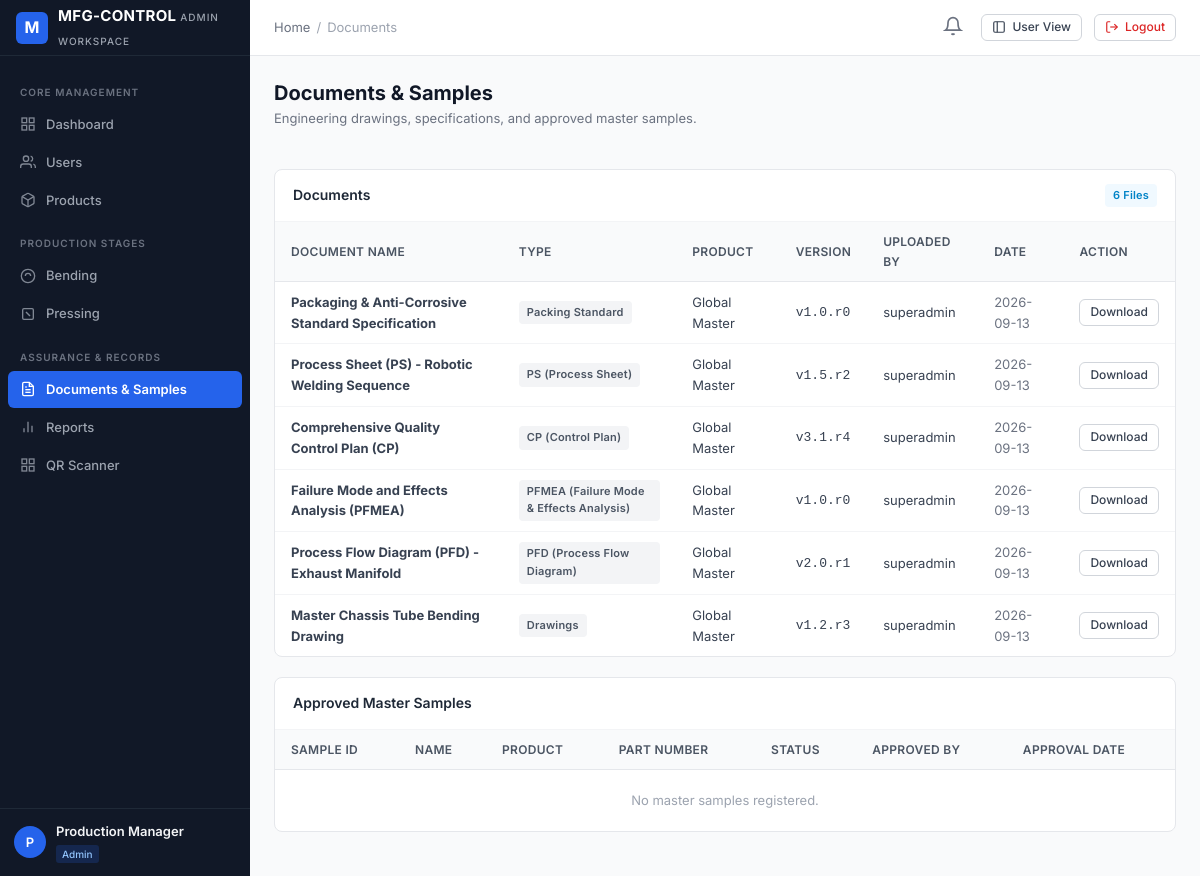
Screenshot of /admin-panel/documents/ (signed in) with the database file from the repository.
### apps/accounts/models.py (models this page shows, shortened)
class User(AbstractUser):
    email = models.EmailField(_('email address'), unique=True, db_index=True)
    full_name = models.CharField(_('full name'), max_length=150, blank=True)
    employee_id = models.CharField(_('employee ID'), max_length=50, unique=True, db_index=True)
    phone = models.CharField(_('phone number'), max_length=25, blank=True)
    role = models.CharField(_('role'), max_length=50, choices=UserRole.choices, default=UserRole.USER, db_index=True)
    status = models.CharField(_('status'), max_length=20, choices=UserStatus.choices, default=UserStatus.ACTIVE, db_index=True)
    department = models.CharField(_('department'), max_length=100, blank=True)
    designation = models.CharField(_('designation'), max_length=100, blank=True)
    profile_image = models.ImageField(upload_to='profiles/', blank=True, null=True)
    assigned_admin = models.ForeignKey(
        'self',
        on_delete=models.SET_NULL,
        null=True,
        blank=True,
        related_name='assigned_users',
        help_text=_('Admin managing this user')
    )
    production_stage = models.CharField(
        _('production stage'),
        max_length=50,
        blank=True,
        help_text=_('Current assigned primary production stage, e.g. BENDING, PRESSING')
    )
    production_line = models.CharField(_('production line'), max_length=50, blank=True)
    shift = models.CharField(_('shift'), max_length=50, blank=True)
    notes = models.TextField(_('notes'), blank=True)
    created_at = models.DateTimeField(auto_now_add=True)
    updated_at = models.DateTimeField(auto_now=True)
    objects = CustomUserManager()
    USERNAME_FIELD = 'email'
    REQUIRED_FIELDS = ['username', 'employee_id']
    class Meta:
        verbose_name = _('User')
        verbose_name_plural = _('Users')
        ordering = ['-created_at']
    @property
    def is_super_admin(self):
        return self.role == UserRole.SUPER_ADMIN or self.is_superuser
    @property
    def is_admin_user(self):
        return self.role in [UserRole.SUPER_ADMIN, UserRole.ADMIN]
    @property
    def is_operator(self):
        return not self.is_admin_user

### apps/documents/models.py (models this page shows, shortened)
class Document(models.Model):
    name = models.CharField(max_length=200)
    document_type = models.CharField(max_length=50, choices=DocumentCategory.choices, db_index=True)
    product = models.ForeignKey(
        'products.Product',
        on_delete=models.SET_NULL,
        null=True,
        blank=True,
        related_name='documents'
    )
    part_number = models.CharField(max_length=100, blank=True)
    version = models.CharField(max_length=20, default='1.0')
    revision = models.PositiveIntegerField(default=0)
    file = models.FileField(upload_to='documents/')
    status = models.CharField(max_length=20, choices=DocumentStatus.choices, default=DocumentStatus.ACTIVE)
    uploaded_by = models.ForeignKey(settings.AUTH_USER_MODEL, on_delete=models.SET_NULL, null=True, blank=True)
    uploaded_date = models.DateTimeField(auto_now_add=True)
    description = models.TextField(blank=True)
    class Meta:
        ordering = ['-uploaded_date']

### admin_panel/views.py (the view)
# urls.py: path('documents/', views.documents_view, name='documents_view'),
@admin_required
@permission_required_custom('documents', 'view')
def documents_view(request):
    docs = Document.objects.select_related('product', 'uploaded_by').order_by('-uploaded_date')
    samples = ApprovedSample.objects.select_related('product', 'approved_by').order_by('-created_at')
    can_upload = has_permission(request.user, 'documents', 'create')
    return render(request, 'admin_panel/documents.html', {
        'documents': docs,
        'samples': samples,
        'can_upload': can_upload,
    })

### apps/notifications/context_processors.py (called while the page is built)
def notifications_processor(request):
    if not request.user.is_authenticated:
        return {'unread_notifications_count': 0, 'recent_notifications': []}
    unread_count = Notification.objects.filter(recipient=request.user, is_read=False).count()
    recent = Notification.objects.filter(recipient=request.user)[:5]
    return {
        'unread_notifications_count': unread_count,
        'recent_notifications': recent,
    }

### apps/permissions/context_processors.py (called while the page is built, shortened)
def permissions_processor(request):
    modules = get_user_modules(request.user)
    def can_access_fn(module, action='view'):
        return has_permission(request.user, module, action)
    return {
        'user_modules': modules,
        'user_is_super_admin': request.user.is_super_admin,
        'user_is_admin': request.user.is_admin_user,
        'user_is_operator': request.user.is_operator,
        'can_access': can_access_fn,
    }

### apps/permissions/services.py (called while the page is built, shortened)
def get_user_modules(user):
    if not user or not user.is_authenticated:
        return {}
    all_modules = [m[0] for m in MODULE_CHOICES]
    if user.is_super_admin:
        return {m: ['view', 'create', 'edit', 'delete', 'approve', 'export'] for m in all_modules}
    perms = ModulePermission.objects.filter(user=user)
    result = {}
    for p in perms:
        actions = []
        if p.can_view: actions.append('view')
        if p.can_create: actions.append('create')
        if p.can_edit: actions.append('edit')
        if p.can_delete: actions.append('delete')
        if p.can_approve: actions.append('approve')
        if p.can_export: actions.append('export')
        if actions:
            result[p.module] = actions
    return result

### admin_panel/templates/admin_panel/documents.html (shortened to what this page needs)
{% extends "admin_panel/base_admin.html" %}
{% block breadcrumb_active %}Documents{% endblock %}
{% block content %}
<div style="display: flex; justify-content: space-between; align-items: center; margin-bottom: 20px;">
    <div>
        <h1 class="page-title">Documents & Samples</h1>
        <p class="page-subtitle">Engineering drawings, specifications, and approved master samples.</p>
    </div>
</div>
<div class="card" style="margin-bottom: 20px;">
    <div class="card-header">
        <h3 class="card-title">Documents</h3>
        <span class="badge badge-info">{{ documents.count }} Files</span>
    </div>
    <div class="table-responsive">
        <table class="table-custom">
            <thead>
                <tr>
                    <th>Document Name</th>
                    <th>Type</th>
                    <th>Product</th>
                    <th>Version</th>
                    <th>Uploaded By</th>
                    <th>Date</th>
                    <th>Action</th>
                </tr>
            </thead>
            <tbody>
                {% for doc in documents %}
                <tr>
                    <td><strong>{{ doc.name }}</strong></td>
                    <td><span class="badge badge-secondary">{{ doc.get_document_type_display }}</span></td>
                    <td>{{ doc.product.product_id|default:"Global Master" }}</td>
                    <td><code>v{{ doc.version }}.r{{ doc.revision }}</code></td>
                    <td>{{ doc.uploaded_by.username|default:"-" }}</td>
                    <td style="color: #6b7280;">{{ doc.uploaded_date|date:"Y-m-d" }}</td>
                    <td>
                        {% if doc.file %}
                        <a href="{{ doc.file.url }}" target="_blank" class="btn btn-secondary btn-sm">Download</a>
                        {% else %}
                        <span style="font-size: 11px; color: #9ca3af;">No file</span>
                        {% endif %}
                    </td>
                </tr>
                {% empty %}
                <tr>
                    <td colspan="7" style="text-align: center; color: #9ca3af; padding: 24px;">No documents uploaded yet.</td>
                </tr>
                {% endfor %}
            </tbody>
        </table>
    </div>
</div>
<div class="card">
    <div class="card-header">
        <h3 class="card-title">Approved Master Samples</h3>
    </div>
    <div class="table-responsive">
        <table class="table-custom">
            <thead>
                <tr>
                    <th>Sample ID</th>
                    <th>Name</th>
                    <th>Product</th>
                    <th>Part Number</th>
                    <th>Status</th>
                    <th>Approved By</th>
                    <th>Approval Date</th>
                </tr>
            </thead>
            <tbody>
                {% for s in samples %}
                <tr>
                    <td><code>{{ s.sample_id }}</code></td>
                    <td><strong>{{ s.sample_name }}</strong></td>
                    <td>{{ s.product.product_id }}</td>
                    <td>{{ s.part_number }}</td>
                    <td>
                        <span class="badge {% if s.approval_status == 'APPROVED' %}badge-success{% else %}badge-warning{% endif %}">
                            {{ s.approval_status }}
                        </span>
                    </td>
                    <td>{{ s.approved_by.username|default:"Pending" }}</td>
                    <td style="color: #6b7280;">{{ s.approval_date|date:"Y-m-d"|default:"-" }}</td>
                </tr>
                {% empty %}
                <tr>
                    <td colspan="7" style="text-align: center; color: #9ca3af; padding: 20px;">No master samples registered.</td>
                </tr>
                {% endfor %}
            </tbody>
        </table>
    </div>
</div>
{% endblock %}

### admin_panel/templates/admin_panel/base_admin.html (shortened to what this page needs)
{% extends "base.html" %}
{% block sidebar %}
<aside class="app-sidebar">
    <div class="sidebar-header">
        <div class="brand-icon">M</div>
        <div class="brand-title">
            <span>MFG-CONTROL</span>
            <span class="brand-subtitle">Admin Workspace</span>
        </div>
    </div>
    <div class="sidebar-scroll">
        <div class="sidebar-section-title">Core Management</div>
        <a href="/admin-panel/dashboard/" class="nav-link {% if request.path == '/admin-panel/dashboard/' or request.path == '/admin-panel/' %}active{% endif %}">
            <svg viewBox="0 0 24 24" fill="none" stroke="currentColor" stroke-width="2"><rect x="3" y="3" width="7" height="7"></rect><rect x="14" y="3" width="7" height="7"></rect><rect x="14" y="14" width="7" height="7"></rect><rect x="3" y="14" width="7" height="7"></rect></svg>
            Dashboard
        </a>
        {% if user_is_super_admin or 'users' in user_modules %}
        <a href="/admin-panel/users/" class="nav-link {% if '/admin-panel/users/' in request.path %}active{% endif %}">
            <svg viewBox="0 0 24 24" fill="none" stroke="currentColor" stroke-width="2"><path d="M17 21v-2a4 4 0 0 0-4-4H5a4 4 0 0 0-4 4v2"></path><circle cx="9" cy="7" r="4"></circle><path d="M23 21v-2a4 4 0 0 0-3-3.87"></path><path d="M16 3.13a4 4 0 0 1 0 7.75"></path></svg>
            Users
        </a>
        {% endif %}
        {% if user_is_super_admin or 'products' in user_modules %}
        <a href="/admin-panel/products/" class="nav-link {% if '/admin-panel/products/' in request.path %}active{% endif %}">
            Products
        </a>
        {% endif %}
        <div class="sidebar-section-title">Production Stages</div>
        {% if user_is_super_admin or 'bending' in user_modules %}
        <a href="/admin-panel/production/bending/" class="nav-link {% if '/production/bending/' in request.path %}active{% endif %}">
            <svg viewBox="0 0 24 24" fill="none" stroke="currentColor" stroke-width="2"><circle cx="12" cy="12" r="10"></circle><path d="M8 12a4 4 0 0 1 8 0"></path></svg>
            Bending
        </a>
        {% endif %}
        {% if user_is_super_admin or 'pressing' in user_modules or 'blanking' in user_modules %}
        <a href="/admin-panel/production/pressing/" class="nav-link {% if '/production/pressing/' in request.path %}active{% endif %}">
            <svg viewBox="0 0 24 24" fill="none" stroke="currentColor" stroke-width="2"><rect x="4" y="4" width="16" height="16" rx="2"></rect><line x1="9" y1="9" x2="15" y2="15"></line></svg>
            Pressing
        </a>
        {% endif %}
        <div class="sidebar-section-title">Assurance & Records</div>
        {% if user_is_super_admin or 'documents' in user_modules %}
        <a href="/admin-panel/documents/" class="nav-link {% if '/admin-panel/documents/' in request.path %}active{% endif %}">
            Documents & Samples
        </a>
        {% endif %}
        {% if user_is_super_admin or 'reports' in user_modules %}
        <a href="/admin-panel/reports/" class="nav-link {% if '/admin-panel/reports/' in request.path %}active{% endif %}">
            <svg viewBox="0 0 24 24" fill="none" stroke="currentColor" stroke-width="2"><line x1="18" y1="20" x2="18" y2="10"></line><line x1="12" y1="20" x2="12" y2="4"></line><line x1="6" y1="20" x2="6" y2="14"></line></svg>
            Reports
        </a>
        {% endif %}
        <a href="/admin-panel/scanner/" class="nav-link {% if '/admin-panel/scanner/' in request.path %}active{% endif %}">
            <svg viewBox="0 0 24 24" fill="none" stroke="currentColor" stroke-width="2"><rect x="3" y="3" width="7" height="7"></rect><rect x="14" y="3" width="7" height="7"></rect><rect x="14" y="14" width="7" height="7"></rect><rect x="3" y="14" width="7" height="7"></rect></svg>
            QR Scanner
        </a>
    </div>
    <div class="sidebar-user">
        <div class="user-avatar">{{ user.username|slice:":1"|upper }}</div>
        <div class="user-info">
            <div class="user-name">{{ user.full_name|default:user.username }}</div>
            <span class="user-role-badge">{{ user.get_role_display }}</span>
        </div>
    </div>
</aside>
{% endblock %}

### rows the page displays
User: username "P", full_name "Production Manager", role "Admin"
Document: name "Packaging & Anti-Corrosive Standard Specification", document_type "Packing Standard", product.product_id "Global Master", version "1.0", revision "0", uploaded_by.username "superadmin", uploaded_date "2026-09-13"
Document: name "Process Sheet (PS) - Robotic Welding Sequence", document_type "PS (Process Sheet)", product.product_id "Global Master", version "1.5", revision "2", uploaded_by.username "superadmin", uploaded_date "2026-09-13"
Document: name "Comprehensive Quality Control Plan (CP)", document_type "CP (Control Plan)", product.product_id "Global Master", version "3.1", revision "4", uploaded_by.username "superadmin", uploaded_date "2026-09-13"
Document: name "Failure Mode and Effects Analysis (PFMEA)", document_type "PFMEA (Failure Mode & Effects Analysis)", product.product_id "Global Master", version "1.0", revision "0", uploaded_by.username "superadmin", uploaded_date "2026-09-13"
Document: name "Process Flow Diagram (PFD) - Exhaust Manifold", document_type "PFD (Process Flow Diagram)", product.product_id "Global Master", version "2.0", revision "1", uploaded_by.username "superadmin", uploaded_date "2026-09-13"
Document: name "Master Chassis Tube Bending Drawing", document_type "Drawings", product.product_id "Global Master", version "1.2", revision "3", uploaded_by.username "superadmin", uploaded_date "2026-09-13"

### other values shown
{{ documents.count }} "6"
